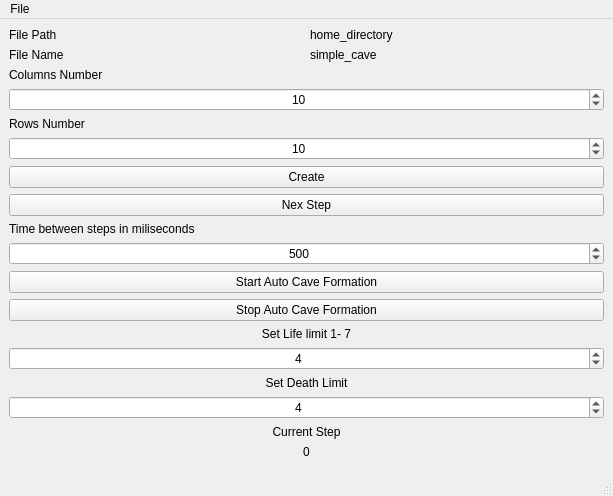
<?xml version="1.0" encoding="UTF-8"?>
<ui version="4.0">
 <class>CaveWindow</class>
 <widget class="QMainWindow" name="CaveWindow">
  <property name="geometry">
   <rect>
    <x>0</x>
    <y>0</y>
    <width>613</width>
    <height>496</height>
   </rect>
  </property>
  <property name="windowTitle">
   <string>CaveWindow</string>
  </property>
  <widget class="QWidget" name="centralwidget">
   <layout class="QGridLayout" name="gridLayout">
    <item row="0" column="0">
     <layout class="QVBoxLayout" name="verticalLayout_4">
      <item>
       <layout class="QVBoxLayout" name="verticalLayout_11">
        <item>
         <layout class="QHBoxLayout" name="horizontalLayout_2">
          <item>
           <widget class="QLabel" name="LFP">
            <property name="text">
             <string>File Path</string>
            </property>
           </widget>
          </item>
          <item>
           <widget class="QLabel" name="LFilePath">
            <property name="text">
             <string>home_directory</string>
            </property>
           </widget>
          </item>
         </layout>
        </item>
        <item>
         <layout class="QHBoxLayout" name="horizontalLayout_3">
          <item>
           <widget class="QLabel" name="LMN">
            <property name="text">
             <string>File Name</string>
            </property>
           </widget>
          </item>
          <item>
           <widget class="QLabel" name="LCaveName">
            <property name="text">
             <string>simple_cave</string>
            </property>
           </widget>
          </item>
         </layout>
        </item>
       </layout>
      </item>
      <item>
       <layout class="QHBoxLayout" name="horizontalLayout">
        <item>
         <layout class="QVBoxLayout" name="verticalLayout_10">
          <item>
           <layout class="QVBoxLayout" name="verticalLayout_3">
            <item>
             <layout class="QVBoxLayout" name="verticalLayout">
              <item>
               <widget class="QLabel" name="LColumnsNumber">
                <property name="text">
                 <string>Columns Number</string>
                </property>
               </widget>
              </item>
              <item>
               <widget class="QSpinBox" name="SBColumnsNumber">
                <property name="alignment">
                 <set>Qt::AlignCenter</set>
                </property>
                <property name="minimum">
                 <number>1</number>
                </property>
                <property name="maximum">
                 <number>50</number>
                </property>
                <property name="value">
                 <number>10</number>
                </property>
               </widget>
              </item>
             </layout>
            </item>
            <item>
             <layout class="QVBoxLayout" name="verticalLayout_2">
              <item>
               <widget class="QLabel" name="LRowsNumber">
                <property name="text">
                 <string>Rows Number</string>
                </property>
               </widget>
              </item>
              <item>
               <widget class="QSpinBox" name="SBRowsNumber">
                <property name="alignment">
                 <set>Qt::AlignCenter</set>
                </property>
                <property name="minimum">
                 <number>1</number>
                </property>
                <property name="maximum">
                 <number>50</number>
                </property>
                <property name="value">
                 <number>10</number>
                </property>
               </widget>
              </item>
             </layout>
            </item>
           </layout>
          </item>
          <item>
           <widget class="QPushButton" name="PBCreate">
            <property name="text">
             <string>Create</string>
            </property>
           </widget>
          </item>
          <item>
           <widget class="QPushButton" name="PBNexStep">
            <property name="text">
             <string>Nex Step</string>
            </property>
           </widget>
          </item>
          <item>
           <widget class="QLabel" name="LTimeBetweenSteps">
            <property name="text">
             <string>Time between steps in miliseconds</string>
            </property>
           </widget>
          </item>
          <item>
           <widget class="QSpinBox" name="SBTimeStep">
            <property name="alignment">
             <set>Qt::AlignCenter</set>
            </property>
            <property name="minimum">
             <number>25</number>
            </property>
            <property name="maximum">
             <number>1000</number>
            </property>
            <property name="singleStep">
             <number>25</number>
            </property>
            <property name="value">
             <number>500</number>
            </property>
           </widget>
          </item>
          <item>
           <widget class="QPushButton" name="PBAutoCaveFormationStart">
            <property name="text">
             <string>Start Auto Cave Formation</string>
            </property>
           </widget>
          </item>
          <item>
           <widget class="QPushButton" name="PBAutoCaveFormationStop">
            <property name="text">
             <string>Stop Auto Cave Formation</string>
            </property>
           </widget>
          </item>
          <item>
           <widget class="QLabel" name="LLifeLimit">
            <property name="text">
             <string>Set Life limit 1- 7</string>
            </property>
            <property name="alignment">
             <set>Qt::AlignCenter</set>
            </property>
           </widget>
          </item>
          <item>
           <widget class="QSpinBox" name="SBLifeLimit">
            <property name="alignment">
             <set>Qt::AlignCenter</set>
            </property>
            <property name="maximum">
             <number>7</number>
            </property>
            <property name="value">
             <number>4</number>
            </property>
           </widget>
          </item>
          <item>
           <widget class="QLabel" name="LDeathLimit">
            <property name="text">
             <string>Set Death Limit</string>
            </property>
            <property name="alignment">
             <set>Qt::AlignCenter</set>
            </property>
           </widget>
          </item>
          <item>
           <widget class="QSpinBox" name="SBDeathLimit">
            <property name="alignment">
             <set>Qt::AlignCenter</set>
            </property>
            <property name="maximum">
             <number>7</number>
            </property>
            <property name="value">
             <number>4</number>
            </property>
           </widget>
          </item>
          <item>
           <widget class="QLabel" name="LCurrentNumber">
            <property name="text">
             <string>Current Step</string>
            </property>
            <property name="alignment">
             <set>Qt::AlignCenter</set>
            </property>
           </widget>
          </item>
          <item>
           <widget class="QLabel" name="LCurrentStepNumber">
            <property name="text">
             <string>0</string>
            </property>
            <property name="alignment">
             <set>Qt::AlignCenter</set>
            </property>
           </widget>
          </item>
          <item>
           <spacer name="verticalSpacer">
            <property name="orientation">
             <enum>Qt::Vertical</enum>
            </property>
            <property name="sizeHint" stdset="0">
             <size>
              <width>20</width>
              <height>40</height>
             </size>
            </property>
           </spacer>
          </item>
         </layout>
        </item>
        <item>
         <layout class="QGridLayout" name="GLCave"/>
        </item>
       </layout>
      </item>
     </layout>
    </item>
   </layout>
  </widget>
  <widget class="QMenuBar" name="menubar">
   <property name="geometry">
    <rect>
     <x>0</x>
     <y>0</y>
     <width>613</width>
     <height>25</height>
    </rect>
   </property>
   <widget class="QMenu" name="menuFile">
    <property name="title">
     <string>File</string>
    </property>
    <addaction name="actionLoad_Cave"/>
    <addaction name="actionSave_Cave"/>
   </widget>
   <addaction name="menuFile"/>
  </widget>
  <widget class="QStatusBar" name="statusbar"/>
  <action name="actionLoad_Cave">
   <property name="text">
    <string>Load_Cave</string>
   </property>
  </action>
  <action name="actionSave_Cave">
   <property name="text">
    <string>Save_Cave</string>
   </property>
  </action>
 </widget>
 <resources/>
 <connections/>
</ui>
